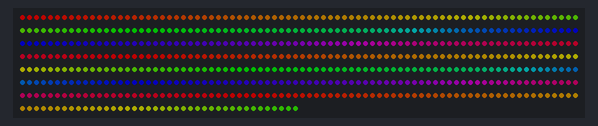
Bench run of a sketch on a simulated Arduino Uno, built with avr-gcc and run on an emulated ATmega328P. Parts: 600 RGB LEDs in strip order, left to right, continuing on the next row. Dim RGB values are drawn brighter than linear.

Above: at 0.18 s.
At 1.09 s:
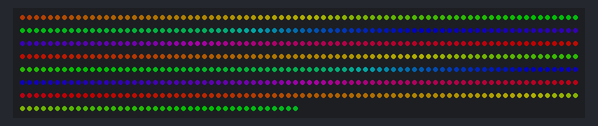
At 2.29 s:
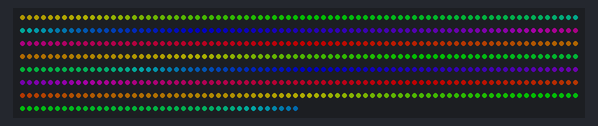
At 4.7 s:
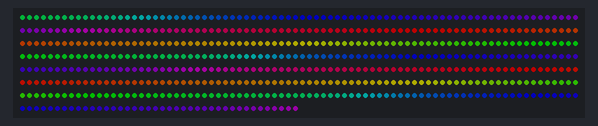
At 6.81 s:
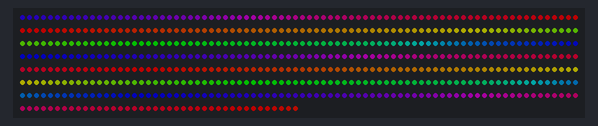
At 9.21 s:
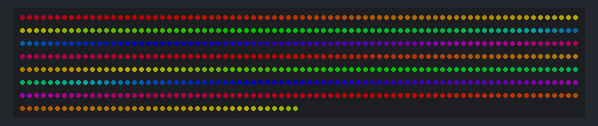

Measured:
- by itself, everything shown: repeats every 9.6 s, in 32 steps

The sketch:

shiftpod.ino
```cpp
#include "FastLED.h"
#define NUM_LEDS 600
struct CRGB leds[NUM_LEDS];
int hue = 0;
float deltaHue = 1;

void setup() {
  LEDS.addLeds<WS2812B, 7, GRB>(leds, NUM_LEDS);
  FastLED.setBrightness(255);
  set_max_power_in_volts_and_milliamps(5, 3000);
}

void loop() {
  fill_rainbow(leds, NUM_LEDS, hue, deltaHue);
  EVERY_N_MILLISECONDS(20) {
    hue += 1;
  }
  FastLED.show();
}
```
